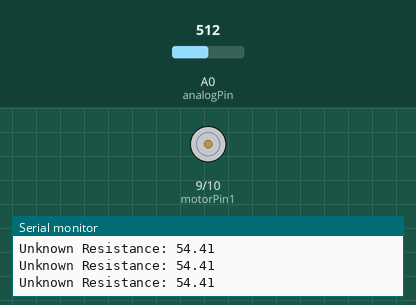
The sketch below on a simulated Arduino Uno, built with avr-gcc and run on an emulated ATmega328P. Shown: motor-driver pin pairs drawn as motors (green arrow = first pin HIGH = forward, orange = second pin HIGH = backward, longer = more drive), the last lines printed to the serial monitor. The test bench sets the inputs (shaded band); at power-on: A0 (analogPin) = 512.

Above: at 1.2 s.
1.3 s: A0 (analogPin) set to 381
2.8 s: A0 (analogPin) set to 353
At 3.8 s:
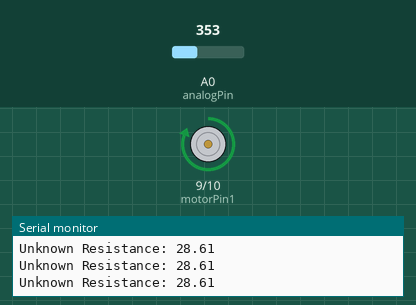
Timing chart, 0 to 5.8 s (numbered marks = the images above; inputs shaded):
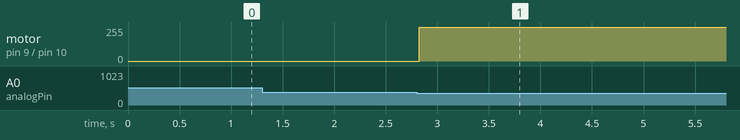

Measured:
- the behaviour switches between 369 and 368 on A0 (analogPin) (found by bisection; images 0 and 1)
- after the input at 2.8 s, motor on pin 9 (motorPin1) / pin 10 (motorPin2): stopped → forward 255/255 at once

The sketch:

solar1.ino
```cpp
int max = 0, min = 0;
const int analogPin = A0;  // Pin connected to the potentiometer
const int motorPin1 = 9;   // Motor driver pin 1
const int motorPin2 = 10;  // Motor driver pin 2

const float R_min = 3.4;    // Minimum resistance value (3.4 ohms)
const float R_max = 30.6;   // Maximum resistance value (30.6 ohms)
const float threshold = 0.5;  // Dead zone threshold to prevent vibrations (adjust as needed)

float getResistanceFromSensor();
float lastResistance = 0;   // To store the last resistance value
float R_unknown = getResistanceFromSensor();

void setup() {
  Serial.begin(9600);

  // Set motor pins as output
  pinMode(motorPin1, OUTPUT);
  pinMode(motorPin2, OUTPUT);
}

void loop() {
  R_unknown = getResistanceFromSensor(); // Get the updated resistance

  Serial.print("Unknown Resistance: ");
  Serial.println(R_unknown);

  // Check for forward motion when resistance is within range and max is not set
  if (R_unknown < R_max && R_unknown >= R_min && max == 0) {
    moveForward();
    if (R_unknown >= R_max - threshold) {
      min = 0;
      max = 1;
    }
  }

  // Check for backward motion when resistance is within range and min is not set
  if (R_unknown > R_min && R_unknown <= R_max && min == 0) {
    moveBackward();
    if (R_unknown <= R_min + threshold) {
      min = 1;
      max = 0;
    }
  }

  // Add a small delay to avoid rapid switching
  delay(100);
}

// Function to move motor backward
void moveBackward() {
  digitalWrite(motorPin1, HIGH);
  digitalWrite(motorPin2, LOW);
}

// Function to move motor forward
void moveForward() {
  digitalWrite(motorPin1, LOW);
  digitalWrite(motorPin2, HIGH);
}

// Function to get resistance (use your existing method here)
float getResistanceFromSensor() {
  int rawValue = analogRead(analogPin); // Read potentiometer value
  float Vout = (rawValue / 1023.0) * 5.0;  // Convert ADC value to voltage
  const float R_known = 54.3;  // Known resistor value (adjust as needed)
  return R_known * (Vout / (5.0 - Vout));  // Calculate resistance
}
```
